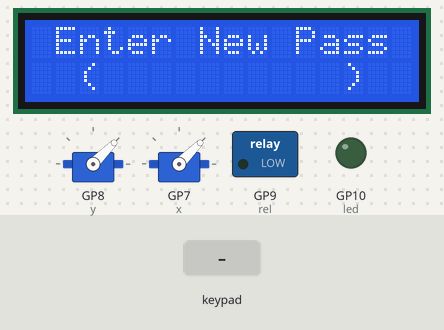
A sketch run on a simulated Raspberry Pi Pico W. Shown: 16×2 character LCD, 2 × servo, switched loads named in the sketch (green lamp = pin HIGH), output pins drawn as LEDs (lit = HIGH). Wiring (from diagram.json): 2 × servo: signal GP7 / signal GP8. Inputs (shaded band) come from the test bench. Servo pulses on a pin are drawn as a servo (544–2400 µs = 0–180°); pins used as bus, display or sensor lines are not drawn.

Above: at 6.2 s.
6.3 s: keypad keys 1 5 2 2 2 1 2 0 # pressed 0.4 s apart
At 10.4 s:
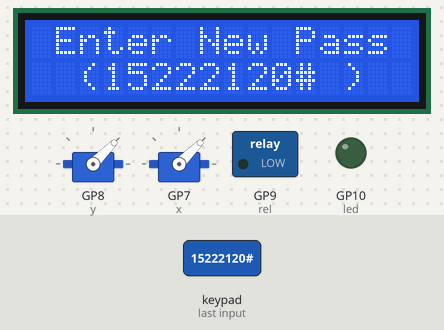
11.4 s: key '1' pressed
At 16.4 s:
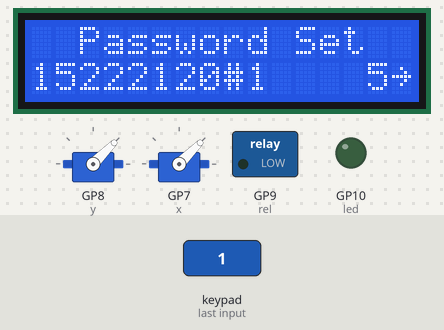
23.0 s: key 'A' pressed
26.0 s: keypad keys 1 5 2 2 2 1 2 0 * pressed 0.4 s apart
At 29.53 s:
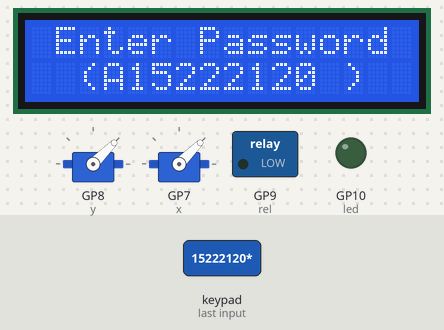
31.1 s: key 'B' pressed
At 31.55 s:
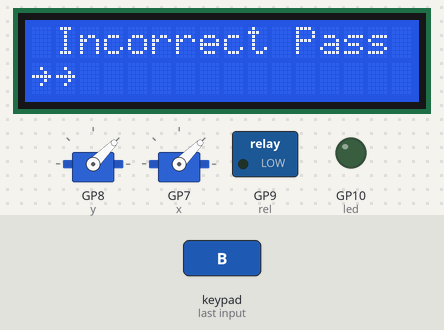
33.3 s: keypad keys 1 5 2 2 2 1 2 0 A pressed 0.4 s apart
At 36.6 s:
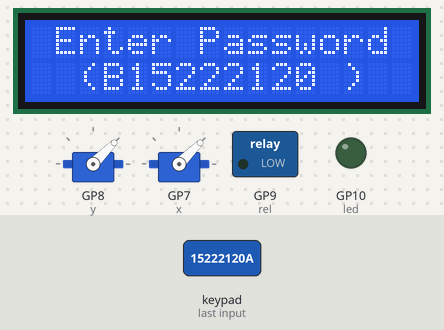

Measured:
- after the input at 6.3 s, the display: first changes at once (image 1 shows a later state)
- after the input at 11.4 s, the display: first changes after 0.51 s (image 2 shows a later state)
- what the display in image 2 shows lasts 1.0 s, from 15.6 s to 16.6 s
- what the display in image 3 shows lasts 0.5 s, from 29.3 s to 29.8 s

The sketch:

Main.ino
```cpp
#include <Keypad.h>
#include <LiquidCrystal.h>

#define VERT_PIN 27
#define HORZ_PIN 28
int x = 7;
int y = 8;

int pwX = 0;
int pwY = 0;

int rel = 9;

int slid = 26;

int led = 10;

LiquidCrystal lcd(0, 1, 2, 3, 4, 5);

const uint8_t ROWS = 4;
const uint8_t COLS = 4;
char keys[ROWS][COLS] = {
  { '1', '2', '3', 'A' },
  { '4', '5', '6', 'B' },
  { '7', '8', '9', 'C' },
  { '*', '0', '#', 'D' }
};

uint8_t rowPins[ROWS] = { 15, 22, 21, 20 }; // Pins connected to R1, R2, R3, R4
uint8_t colPins[COLS] = { 19, 18, 17, 16}; // Pins connected to C1, C2, C3, C4

Keypad keypad = Keypad(makeKeymap(keys), rowPins, colPins, ROWS, COLS);
bool passSet = false;
int passPos = 0;
char password[10];

bool locked = true;
int guessPos = 0;
char guess[10] = {' ', ' ', ' ', ' ', ' ', ' ', ' ', ' ', ' ', ' '};

void setup() {
  lcd.begin(16, 2);
  start();
  pinMode(x, OUTPUT);
  pinMode(y, OUTPUT);
  moveServoY(0);
  moveServoX(0);
  pinMode(rel, OUTPUT);
  digitalWrite(rel, LOW);
  pinMode(led, OUTPUT);
  digitalWrite(led, LOW);
}

void loop() {
  char key = keypad.getKey();

  if (key != NO_KEY) {
    if(!passSet){
      pass(key);
    }
    else{
      if(locked){
        guesst(key);
      }
      else{
        if(key == '#'){
          lock();
        }
      }
    }
  }
  if(!locked){
    moveServoY(map(analogRead(VERT_PIN), 0, 1023, 0, 180));
    moveServoX(map(analogRead(HORZ_PIN), 0, 1023, 180, 0));
    if(analogRead(slid) == 1023){
      digitalWrite(rel, HIGH);
    }
    else{
      digitalWrite(rel, LOW);
    }
  }
  delay(10);
}

void start(){
  lcd.setCursor(0, 0);
  slowprint("Welcome to Turrt");
  lcd.setCursor(0, 1);
  slowprint("~~~~~~~~~~~~~~~~");
  lcd.clear();
  slowprint(" Enter New Pass ");
  lcd.setCursor(0, 1);
  delay(100);
  lcd.print("  (          )  ");
}

void slowprint(String mes) {
  for(int i = 0;i < mes.length();i++){
    lcd.print(mes[i]);
    delay(100);
  }
}

void pass(char next){
  lcd.setCursor(3, 1);
  password[passPos] = next;
  if (passPos == 9){
    passSet = true;
    delay(500);
    lcd.clear();
    slowprint("  Password Set  ");
    lcd.setCursor(0, 1);
    slowprint(password);
    slowprint("     ~");
    delay(500);
    for(int i = 0; i < 5; i++){
      lcd.setCursor(14, 1);
      lcd.print(5-i);
      delay(1000);
      lcd.setCursor(14, 1);
      lcd.print(" ");
      delay(200);
    }
    lcd.clear();
    lock();
  }
  else{
    passPos++;
    for(int i = 0; i < passPos; i++){
      lcd.print(password[i]);
    }
    for(int i = 0; i < 10-passPos; i++){
      lcd.print(" ");
    }
    lcd.print(")  ");
  }
}

void lock(){
  reset();
  locked = true;
  lcd.clear();
  slowprint("Turrt is Locked");
  delay(3000);
  for(int i = 0; i < 10; i++){
        guess[i] = ' ';
      }
  guessPos = 0;
  enterPass();
}

void enterPass(){
  lcd.clear();
  slowprint(" Enter Password ");
  lcd.setCursor(0, 1);
  delay(100);
  lcd.print("  (          )  ");
}

void guesst(char next){
  lcd.setCursor(3, 1);
  guess[guessPos] = next;
  if (guessPos == 9){
    bool temp = true;
    for(int i = 0; i < 10; i++){
      if(password[i] != guess[i]){
        temp = false;
      }
    }
    if (temp){
      unlocked();
    }
    else{
      delay(250);
      lcd.clear();
      slowprint(" Incorrect Pass ");
      lcd.setCursor(0, 1);
      slowprint("~~~~~~~~~~~~~~~~");
      for(int i = 0; i < 10; i++){
        guess[i] = ' ';
      }
      guessPos = 0;
      enterPass();
    }
  }
  else{
    guessPos++;
    for(int i = 0; i < guessPos; i++){
      lcd.print(guess[i]);
    }
    for(int i = 0; i < 10-guessPos; i++){
      lcd.print(" ");
    }
    lcd.print(")  ");
  }
}

void unlocked(){
  locked = false;
  delay(250);
  lcd.clear();
  slowprint("  Correct Pass  ");
  lcd.setCursor(0, 1);
  slowprint("~~~~~~~~~~~~~~~~");
  lcd.clear();
  digitalWrite(led, HIGH);
  slowprint(" Turrt Enabled ");
  lcd.setCursor(0, 1);
  slowprint("Press # To Lock");
}

void moveServoX(int pre){
  int pulseWidth = map(pre, 0, 180, 1000, 2000);
  digitalWrite(x, HIGH);
  delayMicroseconds(pulseWidth);
  digitalWrite(x, LOW);
  delay(20 - pulseWidth / 1000);
}

void moveServoY(int pre){
  int pulseWidth = map(pre, 0, 180, 1000, 2000);
  digitalWrite(y, HIGH);
  delayMicroseconds(pulseWidth);
  digitalWrite(y, LOW);
  delay(20 - pulseWidth / 1000);
}

void reset(){
  digitalWrite(led, LOW);
  digitalWrite(rel, LOW);
  moveServoX(0);
  moveServoY(0);
}
```
